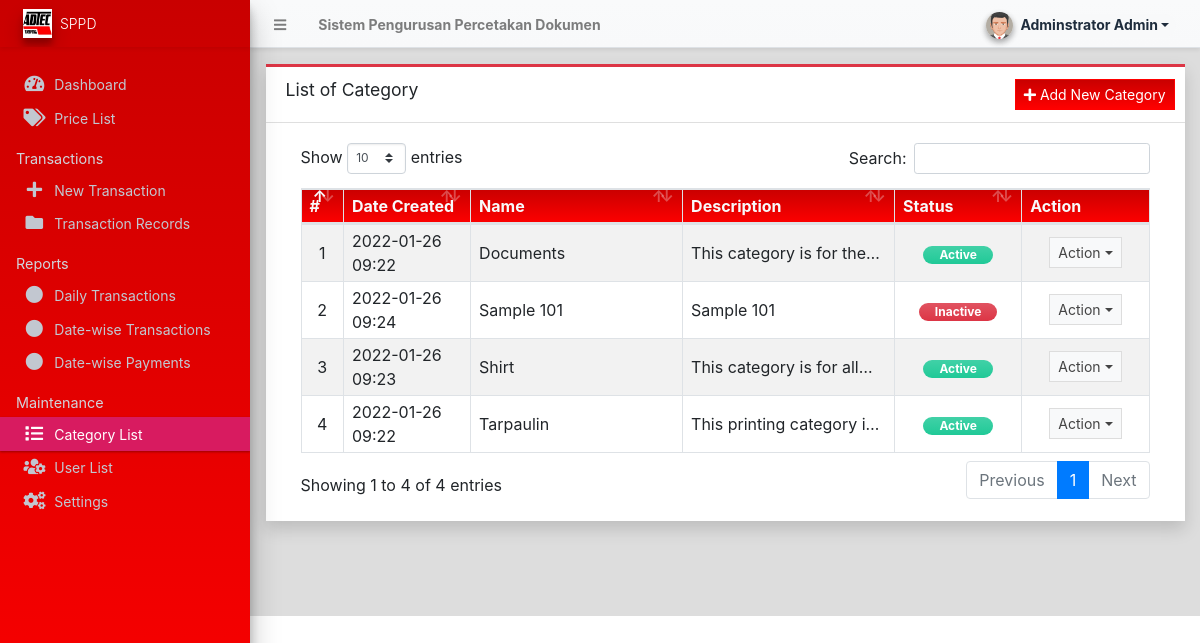
The app's page /admin/?page=categories (signed in) with its own data.
### tables this page shows
CREATE TABLE IF NOT EXISTS `category_list` (
  `id` int NOT NULL AUTO_INCREMENT,
  `name` text NOT NULL,
  `description` text NOT NULL,
  `status` tinyint(1) NOT NULL DEFAULT '1',
  `delete_flag` tinyint(1) NOT NULL DEFAULT '0',
  `date_created` datetime NOT NULL DEFAULT CURRENT_TIMESTAMP,
  `date_updated` datetime DEFAULT NULL ON UPDATE CURRENT_TIMESTAMP,
  PRIMARY KEY (`id`)
);

### classes/DBConnection.php (called while the page is built, shortened)
<?php
class DBConnection{
    private $host = DB_SERVER;
    private $username = DB_USERNAME;
    private $password = DB_PASSWORD;
    private $database = DB_NAME;
    public $conn;
    public function __construct(){
        if (!isset($this->conn)) {
            $this->conn = new mysqli($this->host, $this->username, $this->password, $this->database);
        }
    }
}
?>

### classes/SystemSettings.php (called while the page is built, shortened)
<?php
class SystemSettings extends DBConnection{
	function userdata($field = ''){
		if(!empty($field)){
			if(isset($_SESSION['userdata'][$field]))
				return $_SESSION['userdata'][$field];
			else
				return null;
		}else{
			return false;
		}
	}
}
$_settings = new SystemSettings();
?>

### admin/categories/index.php (the view, shortened to what this page needs)
<div class="card card-outline card-red rounded-0 shadow">
	<div class="card-header">
		<h3 class="card-title">List of Category</h3>
		<?php if($_settings->userdata('type') == 1): ?>
		<div class="card-tools">
			<a href="javascript:void(0)" id="create_new" class="btn btn-flat btn-sm btn-primary"><span class="fas fa-plus"></span>  Add New Category</a>
		</div>
		<?php endif; ?>
	</div>
	<div class="card-body">
		<div class="container-fluid">
        <div class="container-fluid">
			<table class="table table-bordered table-hover table-striped">
				<colgroup>
					<col width="5%">
					<col width="15%">
					<col width="25%">
					<col width="25%">
					<col width="15%">
					<col width="15%">
				</colgroup>
				<thead>
					<tr class="bg-gradient-red text-light">
						<th>#</th>
						<th>Date Created</th>
						<th>Name</th>
						<th>Description</th>
						<th>Status</th>
						<th>Action</th>
					</tr>
				</thead>
				<tbody>
					<?php
						$i = 1;
						$qry = $conn->query("SELECT * from `category_list` where delete_flag = 0 order by `name` asc ");
						while($row = $qry->fetch_assoc()):
					?>
						<tr>
							<td class="text-center"><?php echo $i++; ?></td>
							<td class=""><?php echo date("Y-m-d H:i",strtotime($row['date_created'])) ?></td>
							<td class=""><p class="m-0 truncate-1"><?php echo $row['name'] ?></p></td>
							<td class=""><p class="m-0 truncate-1"><?php echo $row['description'] ?></p></td>
							<td class="text-center">
								<?php
									switch ($row['status']){
										case 1:
											echo '<span class="rounded-pill badge badge-success bg-gradient-teal px-3">Active</span>';
											break;
										case 0:
											echo '<span class="rounded-pill badge badge-danger bg-gradient-danger px-3">Inactive</span>';
											break;
									}
								?>
							</td>
							<td align="center">
								 <button type="button" class="btn btn-flat btn-default btn-sm dropdown-toggle dropdown-icon" data-toggle="dropdown">
				                  		Action
				                  </button>
							</td>
						</tr>
					<?php endwhile; ?>
				</tbody>
			</table>
		</div>
		</div>
	</div>
</div>

### records on screen
category_list: date_created "2022-01-26 09:22", name "Documents", description "This category is for…", status "Active"
category_list: date_created "2022-01-26 09:24", name "Sample 101", description "Sample 101", status "Inactive"
category_list: date_created "2022-01-26 09:23", name "Shirt", description "This category is for…", status "Active"
category_list: date_created "2022-01-26 09:22", name "Tarpaulin", description "This printing category…", status "Active"

### other values on screen
$_settings->info('name') "Sistem Pengurusan Percetakan Dokumen"
$_settings->userdata('firstname').' '.$_settings->userdata('lastname') "Adminstrator Admin"
$_settings->info('short_name') "SPPD"
